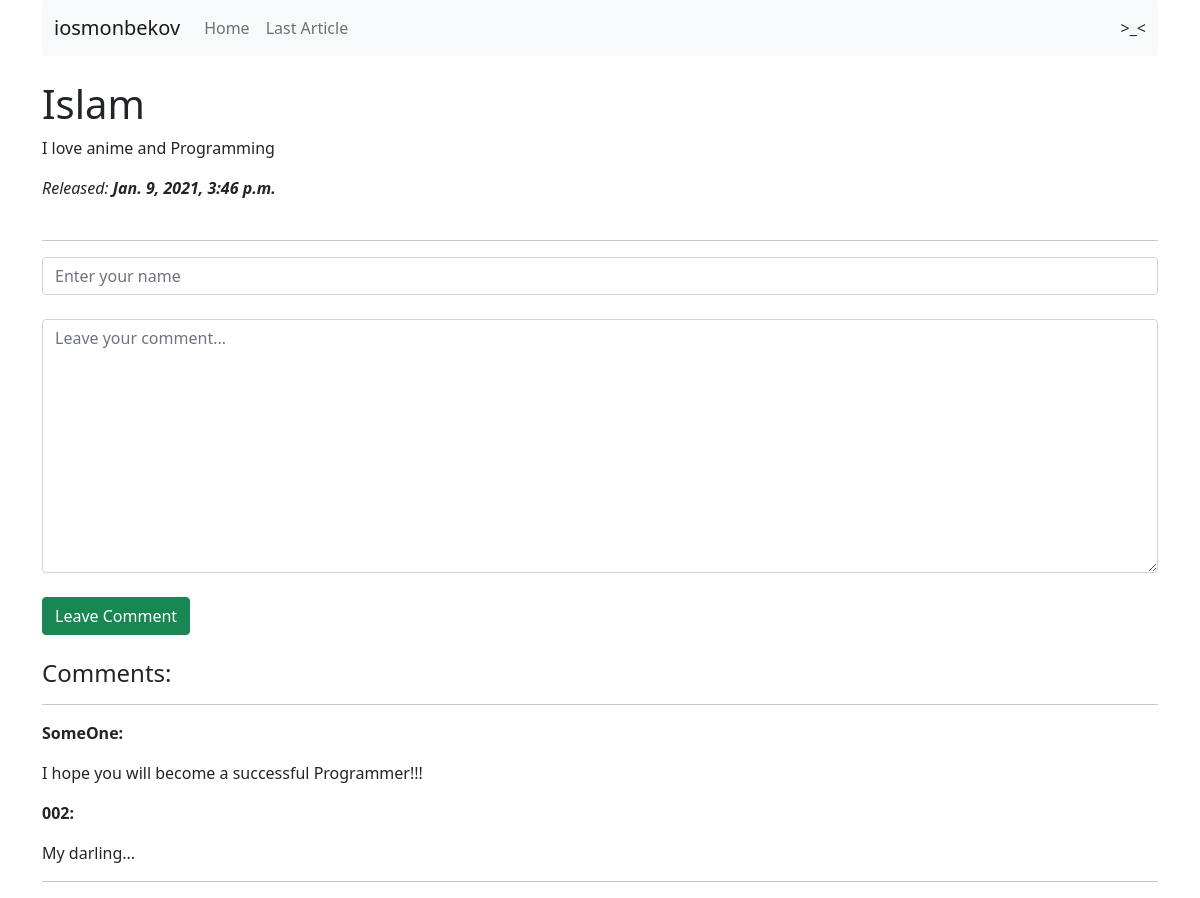
The page /1 on the database its author committed.
### articles/models.py (models this page shows, shortened)
class Article(models.Model):
    article_title = models.CharField('Article\'s Title', max_length=200)
    article_text = models.TextField('Article\'s Description')
    pub_date = models.DateTimeField('Publication Data')
    class Meta:
        verbose_name = 'Article'
        verbose_name_plural = 'Articles'

class Comment(models.Model):
    article = models.ForeignKey(Article, on_delete = models.CASCADE)
    author_name = models.CharField('Author\'s Name', max_length=50)
    comment_text = models.CharField('Author\'s Comment', max_length=200)
    class Meta:
        verbose_name = 'Comment'
        verbose_name_plural = 'Comments'

### articles/views.py (the view)
# urls.py: path('<int:article_id>', views.detail, name = 'detail'),
def detail(request, article_id):
    try:
        a = Article.objects.get(id = article_id)
    except:
        raise Http404('Article not found.')
    latest_comments_list = a.comment_set.order_by('-id')[:10]
    return render(request, 'articles/detail.html', {'article': a, 'latest_comments_list': latest_comments_list})

### articles/templates/articles/detail.html (shortened to what this page needs)
{% extends 'articles/base.html' %}
{% block content %}
    <br>
    <h1>{{article.article_title}}</h1>
    <p>{{article.article_text}}</p>
    <em>Released: <strong>{{article.pub_date}}</strong></em>
    <br>
    <br>
    <hr>
    <form action="{% url 'articles:leave_comment' article.id %}" method="post">
        <input class="form-control" type="text" required placeholder="Enter your name" name="name" ><br>
        <textarea class="form-control" name="text" required placeholder="Leave your comment..." cols="30" rows="10"></textarea>
        <br>
        <button class="btn btn-success" type="submit">Leave Comment</button>
    </form>
    <br>
    <h4>Comments: </h4>
    <hr>
        {% if latest_comments_list %}
            {% for c in latest_comments_list %}
                <p>
                    <strong>{{c.author_name}}:</strong>
                    <p>{{c.comment_text}}</p>
                </p>
            {% endfor %}
        {% else %}
            No Comments yet...
        {% endif %}
    <hr>
{% endblock %}

### rows shown on the page
Article: article_title "Islam", article_text "I love anime and Programming", pub_date "Jan. 9, 2021, 3:46 p.m."
Comment: author_name "SomeOne", comment_text "I hope you will become a successful Programmer!!!"
Comment: author_name "002", comment_text "My darling..."
